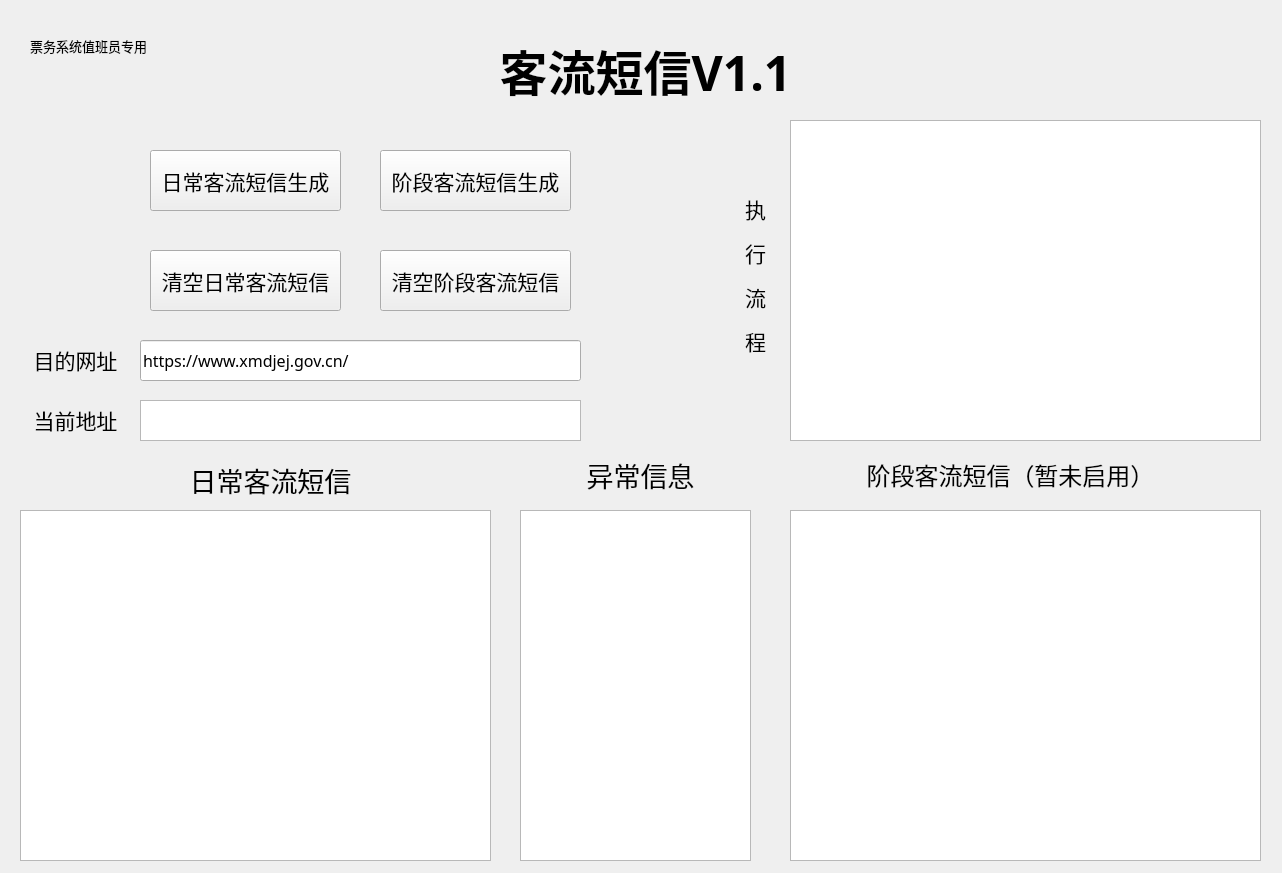
<?xml version="1.0" encoding="UTF-8"?>
<ui version="4.0">
 <class>Form</class>
 <widget class="QWidget" name="Form">
  <property name="geometry">
   <rect>
    <x>0</x>
    <y>0</y>
    <width>1282</width>
    <height>873</height>
   </rect>
  </property>
  <property name="windowTitle">
   <string>Form</string>
  </property>
  <widget class="QLabel" name="label">
   <property name="geometry">
    <rect>
     <x>440</x>
     <y>30</y>
     <width>411</width>
     <height>81</height>
    </rect>
   </property>
   <property name="font">
    <font>
     <family>黑体</family>
    </font>
   </property>
   <property name="lineWidth">
    <number>1</number>
   </property>
   <property name="text">
    <string>&lt;html&gt;&lt;head/&gt;&lt;body&gt;&lt;p align=&quot;center&quot;&gt;&lt;span style=&quot; font-size:36pt; font-weight:600;&quot;&gt;客流短信V1.1&lt;/span&gt;&lt;/p&gt;&lt;/body&gt;&lt;/html&gt;</string>
   </property>
  </widget>
  <widget class="QPushButton" name="pushButton">
   <property name="geometry">
    <rect>
     <x>150</x>
     <y>150</y>
     <width>191</width>
     <height>61</height>
    </rect>
   </property>
   <property name="font">
    <font>
     <family>楷体</family>
     <pointsize>16</pointsize>
    </font>
   </property>
   <property name="text">
    <string>日常客流短信生成</string>
   </property>
   <property name="iconSize">
    <size>
     <width>16</width>
     <height>16</height>
    </size>
   </property>
   <property name="autoDefault">
    <bool>false</bool>
   </property>
   <property name="default">
    <bool>false</bool>
   </property>
  </widget>
  <widget class="QLabel" name="label_2">
   <property name="geometry">
    <rect>
     <x>20</x>
     <y>450</y>
     <width>501</width>
     <height>61</height>
    </rect>
   </property>
   <property name="font">
    <font>
     <family>楷体</family>
     <pointsize>16</pointsize>
    </font>
   </property>
   <property name="text">
    <string>&lt;html&gt;&lt;head/&gt;&lt;body&gt;&lt;p align=&quot;center&quot;&gt;&lt;span style=&quot; font-size:20pt;&quot;&gt;日常客流短信&lt;/span&gt;&lt;/p&gt;&lt;/body&gt;&lt;/html&gt;</string>
   </property>
  </widget>
  <widget class="QLabel" name="label_3">
   <property name="geometry">
    <rect>
     <x>760</x>
     <y>450</y>
     <width>501</width>
     <height>51</height>
    </rect>
   </property>
   <property name="font">
    <font>
     <family>楷体</family>
     <pointsize>20</pointsize>
    </font>
   </property>
   <property name="text">
    <string>&lt;html&gt;&lt;head/&gt;&lt;body&gt;&lt;p align=&quot;center&quot;&gt;&lt;span style=&quot; font-size:18pt;&quot;&gt;阶段客流短信（暂未启用）&lt;/span&gt;&lt;/p&gt;&lt;/body&gt;&lt;/html&gt;</string>
   </property>
  </widget>
  <widget class="QPushButton" name="pushButton_2">
   <property name="geometry">
    <rect>
     <x>150</x>
     <y>250</y>
     <width>191</width>
     <height>61</height>
    </rect>
   </property>
   <property name="maximumSize">
    <size>
     <width>191</width>
     <height>16777215</height>
    </size>
   </property>
   <property name="font">
    <font>
     <family>楷体</family>
     <pointsize>16</pointsize>
    </font>
   </property>
   <property name="text">
    <string>清空日常客流短信</string>
   </property>
   <property name="iconSize">
    <size>
     <width>16</width>
     <height>16</height>
    </size>
   </property>
   <property name="autoDefault">
    <bool>false</bool>
   </property>
   <property name="default">
    <bool>false</bool>
   </property>
  </widget>
  <widget class="QLabel" name="label_4">
   <property name="geometry">
    <rect>
     <x>730</x>
     <y>150</y>
     <width>51</width>
     <height>251</height>
    </rect>
   </property>
   <property name="font">
    <font>
     <family>楷体</family>
     <pointsize>16</pointsize>
    </font>
   </property>
   <property name="text">
    <string>&lt;html&gt;&lt;head/&gt;&lt;body&gt;&lt;p align=&quot;center&quot;&gt;执&lt;/p&gt;&lt;p align=&quot;center&quot;&gt;行&lt;/p&gt;&lt;p align=&quot;center&quot;&gt;流&lt;/p&gt;&lt;p align=&quot;center&quot;&gt;程&lt;/p&gt;&lt;/body&gt;&lt;/html&gt;</string>
   </property>
  </widget>
  <widget class="QPushButton" name="pushButton_3">
   <property name="geometry">
    <rect>
     <x>380</x>
     <y>150</y>
     <width>191</width>
     <height>61</height>
    </rect>
   </property>
   <property name="maximumSize">
    <size>
     <width>191</width>
     <height>16777215</height>
    </size>
   </property>
   <property name="font">
    <font>
     <family>楷体</family>
     <pointsize>16</pointsize>
    </font>
   </property>
   <property name="text">
    <string>阶段客流短信生成</string>
   </property>
   <property name="iconSize">
    <size>
     <width>16</width>
     <height>16</height>
    </size>
   </property>
   <property name="autoDefault">
    <bool>false</bool>
   </property>
   <property name="default">
    <bool>false</bool>
   </property>
  </widget>
  <widget class="QPushButton" name="pushButton_4">
   <property name="geometry">
    <rect>
     <x>380</x>
     <y>250</y>
     <width>191</width>
     <height>61</height>
    </rect>
   </property>
   <property name="maximumSize">
    <size>
     <width>191</width>
     <height>16777215</height>
    </size>
   </property>
   <property name="font">
    <font>
     <family>楷体</family>
     <pointsize>16</pointsize>
    </font>
   </property>
   <property name="text">
    <string>清空阶段客流短信</string>
   </property>
   <property name="iconSize">
    <size>
     <width>16</width>
     <height>16</height>
    </size>
   </property>
   <property name="autoDefault">
    <bool>false</bool>
   </property>
   <property name="default">
    <bool>false</bool>
   </property>
  </widget>
  <widget class="QLabel" name="label_5">
   <property name="geometry">
    <rect>
     <x>10</x>
     <y>340</y>
     <width>131</width>
     <height>41</height>
    </rect>
   </property>
   <property name="font">
    <font>
     <family>楷体</family>
     <pointsize>16</pointsize>
    </font>
   </property>
   <property name="text">
    <string>&lt;html&gt;&lt;head/&gt;&lt;body&gt;&lt;p align=&quot;center&quot;&gt;目的网址&lt;/p&gt;&lt;/body&gt;&lt;/html&gt;</string>
   </property>
  </widget>
  <widget class="QTextBrowser" name="textBrowser_6">
   <property name="geometry">
    <rect>
     <x>140</x>
     <y>400</y>
     <width>441</width>
     <height>41</height>
    </rect>
   </property>
   <property name="font">
    <font>
     <family>仿宋</family>
     <pointsize>12</pointsize>
    </font>
   </property>
   <property name="layoutDirection">
    <enum>Qt::LeftToRight</enum>
   </property>
   <property name="styleSheet">
    <string notr="true">QLineEdit{qproperty-alignment:AlignCenter;}</string>
   </property>
   <property name="html">
    <string>&lt;!DOCTYPE HTML PUBLIC &quot;-//W3C//DTD HTML 4.0//EN&quot; &quot;http://www.w3.org/TR/REC-html40/strict.dtd&quot;&gt;
&lt;html&gt;&lt;head&gt;&lt;meta name=&quot;qrichtext&quot; content=&quot;1&quot; /&gt;&lt;style type=&quot;text/css&quot;&gt;
p, li { white-space: pre-wrap; }
&lt;/style&gt;&lt;/head&gt;&lt;body style=&quot; font-family:'仿宋'; font-size:12pt; font-weight:400; font-style:normal;&quot;&gt;
&lt;p align=&quot;center&quot; style=&quot;-qt-paragraph-type:empty; margin-top:0px; margin-bottom:0px; margin-left:0px; margin-right:0px; -qt-block-indent:0; text-indent:0px; font-family:'SimSun'; font-size:9pt;&quot;&gt;&lt;br /&gt;&lt;/p&gt;&lt;/body&gt;&lt;/html&gt;</string>
   </property>
  </widget>
  <widget class="QLabel" name="label_7">
   <property name="geometry">
    <rect>
     <x>540</x>
     <y>450</y>
     <width>201</width>
     <height>51</height>
    </rect>
   </property>
   <property name="font">
    <font>
     <family>楷体</family>
     <pointsize>20</pointsize>
    </font>
   </property>
   <property name="text">
    <string>&lt;html&gt;&lt;head/&gt;&lt;body&gt;&lt;p align=&quot;center&quot;&gt;&lt;span style=&quot; font-size:20pt;&quot;&gt;异常信息&lt;/span&gt;&lt;/p&gt;&lt;/body&gt;&lt;/html&gt;</string>
   </property>
  </widget>
  <widget class="QPlainTextEdit" name="plainTextEdit">
   <property name="geometry">
    <rect>
     <x>20</x>
     <y>510</y>
     <width>471</width>
     <height>351</height>
    </rect>
   </property>
   <property name="font">
    <font>
     <family>仿宋</family>
     <pointsize>12</pointsize>
    </font>
   </property>
  </widget>
  <widget class="QPlainTextEdit" name="plainTextEdit_3">
   <property name="geometry">
    <rect>
     <x>790</x>
     <y>120</y>
     <width>471</width>
     <height>321</height>
    </rect>
   </property>
   <property name="font">
    <font>
     <family>仿宋</family>
     <pointsize>12</pointsize>
    </font>
   </property>
  </widget>
  <widget class="QPlainTextEdit" name="plainTextEdit_4">
   <property name="geometry">
    <rect>
     <x>520</x>
     <y>510</y>
     <width>231</width>
     <height>351</height>
    </rect>
   </property>
   <property name="font">
    <font>
     <family>仿宋</family>
     <pointsize>12</pointsize>
    </font>
   </property>
  </widget>
  <widget class="QPlainTextEdit" name="plainTextEdit_5">
   <property name="geometry">
    <rect>
     <x>790</x>
     <y>510</y>
     <width>471</width>
     <height>351</height>
    </rect>
   </property>
   <property name="font">
    <font>
     <family>仿宋</family>
     <pointsize>12</pointsize>
    </font>
   </property>
  </widget>
  <widget class="QLineEdit" name="lineEdit">
   <property name="geometry">
    <rect>
     <x>140</x>
     <y>340</y>
     <width>441</width>
     <height>41</height>
    </rect>
   </property>
   <property name="font">
    <font>
     <family>仿宋</family>
     <pointsize>12</pointsize>
    </font>
   </property>
   <property name="styleSheet">
    <string notr="true">QLineEdit{qproperty-alignment:AlignCenter;}</string>
   </property>
   <property name="text">
    <string>https://www.xmdjej.gov.cn/</string>
   </property>
  </widget>
  <widget class="QLabel" name="label_8">
   <property name="geometry">
    <rect>
     <x>10</x>
     <y>400</y>
     <width>131</width>
     <height>41</height>
    </rect>
   </property>
   <property name="font">
    <font>
     <family>楷体</family>
     <pointsize>16</pointsize>
    </font>
   </property>
   <property name="text">
    <string>&lt;html&gt;&lt;head/&gt;&lt;body&gt;&lt;p align=&quot;center&quot;&gt;当前地址&lt;/p&gt;&lt;/body&gt;&lt;/html&gt;</string>
   </property>
  </widget>
  <widget class="QLabel" name="label_6">
   <property name="geometry">
    <rect>
     <x>30</x>
     <y>30</y>
     <width>131</width>
     <height>31</height>
    </rect>
   </property>
   <property name="font">
    <font>
     <family>黑体</family>
     <pointsize>10</pointsize>
    </font>
   </property>
   <property name="text">
    <string>票务系统值班员专用</string>
   </property>
  </widget>
 </widget>
 <resources/>
 <connections>
  <connection>
   <sender>pushButton</sender>
   <signal>clicked()</signal>
   <receiver>Form</receiver>
   <slot>extract_text_from_web()</slot>
   <hints>
    <hint type="sourcelabel">
     <x>140</x>
     <y>201</y>
    </hint>
    <hint type="destinationlabel">
     <x>145</x>
     <y>244</y>
    </hint>
   </hints>
  </connection>
 </connections>
 <slots>
  <slot>slot1()</slot>
  <slot>extract_text_from_web()</slot>
 </slots>
</ui>
